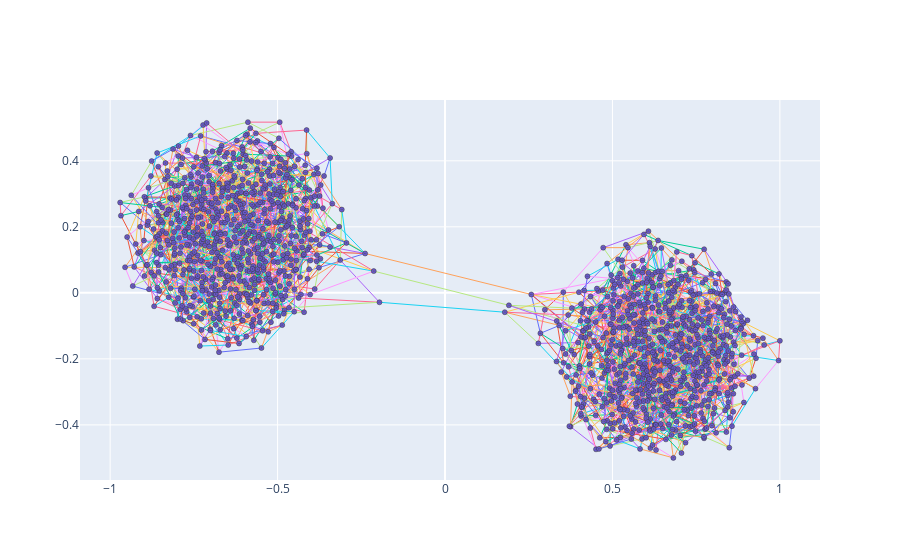

The code cell stored with this chart in its notebook:
### Code cell
test = """jqt: rhn xhk nvd
rsh: frs pzl lsr
xhk: hfx
cmg: qnr nvd lhk bvb
rhn: xhk bvb hfx
bvb: xhk hfx
pzl: lsr hfx nvd
qnr: nvd
ntq: jqt hfx bvb xhk
nvd: lhk
lsr: lhk
rzs: qnr cmg lsr rsh
frs: qnr lhk lsr"""

lines, G, R, C = use_input(aoc, True)


import plotly.graph_objects as go
import networkx as nx

# Create a simple graph
G = nx.Graph()
# G.add_nodes_from([1, 2, 3, 4])
# G.add_edges_from([(1, 2), (1, 3), (2, 4), (3, 4)])


nodes = set({})
edges = set({})

for line in lines:
    component, rhs = line.split(":")
    connections = rhs.split()
    print(component, connections)
    for connection in connections:
        # links.add((component, connection))
        nodes.add(component)
        nodes.add(connection)
        edges.add(tuple(sorted((component, connection))))

G.add_nodes_from(list(nodes))
G.add_edges_from(list(edges))


pos = nx.fruchterman_reingold_layout(G)
# Create Plotly figure
fig = go.Figure()

# Add nodes to the plot
for node in G.nodes:
    fig.add_trace(
        go.Scatter(
            x=[], y=[], mode="markers", hovertext=str(node), marker=dict(size=10)
        )
    )

# Add edges to the plot
for edge in G.edges:
    x0, y0 = pos[edge[0]]
    x1, y1 = pos[edge[1]]
    fig.add_trace(
        go.Scatter(
            x=[x0, x1, None],
            y=[y0, y1, None],
            mode="lines",
            line=dict(width=1),
        )
    )

x0 = [pos[node][0] for node in G.nodes]
y0 = [pos[node][1] for node in G.nodes]
fig.add_trace(
    go.Scatter(
        x=x0,
        y=y0,
        mode="markers",
        marker=dict(
            symbol="circle-dot",
            size=5,
            color="#6959CD",
            line=dict(color="rgb(50,50,50)", width=0.5),
        ),
        text=[str(node) for node in G.nodes],
        line=dict(width=1),
    )
)


# Update layout
fig.update_layout(showlegend=False, hovermode="closest")

# Show the plot
fig.show()
